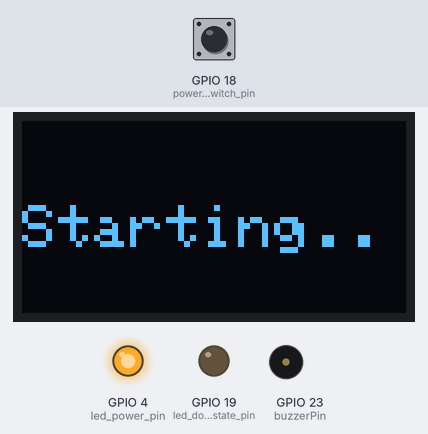
Simulated run of this sketch. Board: ESP32. On the bench: 128×64 one-colour display, output pins drawn as LEDs (lit = HIGH), buzzer (waves = sounding, pin HIGH). The test bench sets the inputs (shaded band); at power-on: GPIO 18 (power_switch_pin) HIGH. The OLED is the two-colour kind (top 16 rows yellow); WiFi joins after 1.5 s; servers stay silent unless stated; the display library's start-up logo is not drawn; what the sketch prints to the serial monitor is not drawn.

Above: at 4.2 s.
4.3 s: GPIO 18 (power_switch_pin) pulled LOW for 1 s
At 7.2 s:
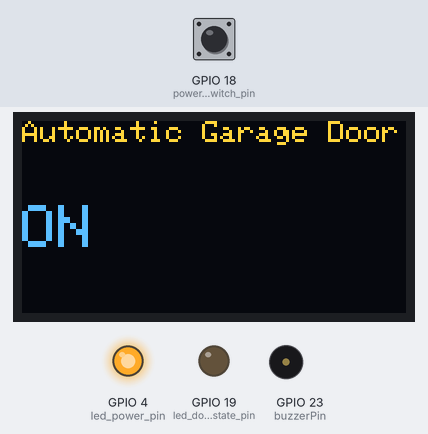
7.7 s: GPIO 18 (power_switch_pin) pulled LOW for 3.2 s
At 9.4 s:
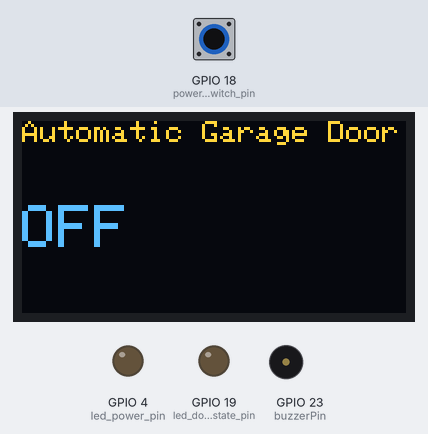
At 31.8 s:
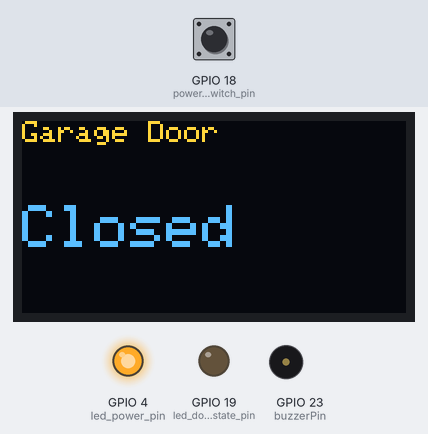
Timing chart, 0 to 32.1 s (numbered marks = the images above; inputs shaded):
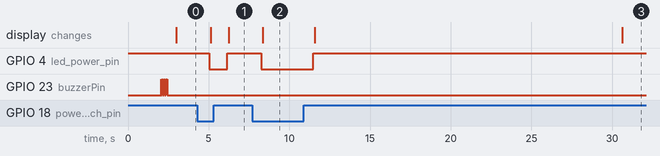

Measured:
- after the input at 4.3 s, GPIO 4 (led_power_pin): HIGH → LOW after 0.73 s, → HIGH 1.1 s later; the display: first changes after 0.81 s (image 1 shows a later state)
- after the input at 7.7 s, GPIO 4 (led_power_pin): HIGH → LOW after 0.56 s, → HIGH 3.2 s later; the display: changes after 0.65 s (image 2)

The sketch:

HomeDisplay2024.ino
```cpp
//MAC Address og home ctrl: bgracias@gmail.com

#include <SPI.h>
#include <Wire.h>
#include <Adafruit_GFX.h>
#include <Adafruit_SSD1306.h>
#include <WiFi.h>
#include <esp_now.h>
//#include "DHT.h"
#include <SimpleTimer.h>

#define DEFAULT_LED_MODE false
//#define DEFAULT_Temperature 0
//#define DEFAULT_Humidity 0
// Uncomment whatever type you're using!
//#define DHTTYPE DHT11   // DHT 11
#define SCREEN_WIDTH 128 // OLED display width, in pixels
#define SCREEN_HEIGHT 64 // OLED display height, in pixels


//static uint8_t DHTPIN = 5;
static uint8_t led_door_state_pin = 19;
static uint8_t led_power_pin = 4;
static uint8_t power_switch_pin =  18;
const int buzzerPin = 23;
// Define LED and pushbutton state booleans
bool powerState = true;
bool doorOpenState = false;
bool doorWarningState = false;
bool isOpenTimerDone=false;
bool isMultiFlag=false;
//bool wifi_connected = 0;
// Declaration for an SSD1306 display connected to I2C (SDA, SCL pins)
// The pins for I2C are defined by the Wire-library.
// On an arduino UNO:       A4(SDA), A5(SCL)
// On an arduino MEGA 2560: 20(SDA), 21(SCL)
// On an arduino LEONARDO:   2(SDA),  3(SCL), ...
#define OLED_RESET     -1 // Reset pin # (or -1 if sharing Arduino reset pin)
#define SCREEN_ADDRESS 0x3C ///< See datasheet for Address; 0x3D for 128x64, 0x3C for 128x32
//#define SCREEN_ADDRESS 0x3C
Adafruit_SSD1306 display(SCREEN_WIDTH, SCREEN_HEIGHT, &Wire, OLED_RESET);

//DHT dht(DHTPIN, DHT22);
//DHT dht(DHTPIN, DHTTYPE);
SimpleTimer checkTempTimer;
//SimpleTimer testTimer;
//SimpleTimer showOpenTimer;

void showMessage(String line1, String line2="")
{
  // Display Numbers
  display.clearDisplay();
  display.setTextColor(WHITE);

  if(line2!="")
  {
    //display.drawBitmap(90, 2, Alarm88, 8, 8, WHITE);
    display.setCursor(0,0);
    display.setTextSize(1);
    //display.setTextColor(SSD1306_INVERSE);
    display.println(line1);
    display.setCursor(0,28);
    display.setTextSize(2);
    display.println(line2);
  }
  else
  {
    display.setCursor(0,28);
    display.setTextSize(2);
    display.print(line1);
  }

  display.display();
  delay(30);
}

void Buzz(bool oneshot)
{
  int j=0;
  int jtimes=5;
  if(oneshot)
  {
    jtimes=1;
  }

  while(j++<jtimes)
  {
     int i=0;

    while(i++<10)
    {
      digitalWrite(buzzerPin,HIGH);
      delay(20);//wait for 1ms
      digitalWrite(buzzerPin,LOW);
      delay(20);//wait for 1ms
    }
    delay(500);
  }

}

//NOW code
void formatMacAddress(const uint8_t *macAddr, char *buffer, int maxLength)
// Formats MAC Address
{
  snprintf(buffer, maxLength, "%02x:%02x:%02x:%02x:%02x:%02x", macAddr[0], macAddr[1], macAddr[2], macAddr[3], macAddr[4], macAddr[5]);
}

void receiveCallback(const uint8_t *macAddr, const uint8_t *data, int dataLen)
// Called when data is received
{
  // Only allow a maximum of 250 characters in the message + a null terminating byte
  char buffer[ESP_NOW_MAX_DATA_LEN + 1];
  int msgLen = min(ESP_NOW_MAX_DATA_LEN, dataLen);
  strncpy(buffer, (const char *)data, msgLen);

  // Make sure we are null terminated
  buffer[msgLen] = 0;

  // Format the MAC address
  char macStr[18];
  formatMacAddress(macAddr, macStr, 18);

  // Send Debug log message to the serial port
  Serial.printf("Received message from: %s - %s\n", macStr, buffer);

  // Check switch status
  if (strcmp("on", buffer) == 0)
  {
    doorOpenState=true;
    broadcast("endFlash");
  }
  else if (strcmp("warn", buffer) == 0)
  {
    doorOpenState=true;
    doorWarningState = true;
    broadcast("startFlash");
  }
  else
  {
    broadcast("endFlash");
    doorOpenState=false;
    doorWarningState = false;
    digitalWrite(led_door_state_pin,LOW);
  }
  //digitalWrite(led_power_pin, ledPowerState);
  if (strcmp("FLOODING",buffer) == 0)
  {
    showMessage("Basement/AC", "Flooded");
    Buzz(true);
  }
}


void sentCallback(const uint8_t *macAddr, esp_now_send_status_t status)
// Called when data is sent
{
  char macStr[18];
  formatMacAddress(macAddr, macStr, 18);
  Serial.print("Last Packet Sent to: ");
  Serial.println(macStr);
  Serial.print("Last Packet Send Status: ");
  Serial.println(status == ESP_NOW_SEND_SUCCESS ? "Delivery Success" : "Delivery Fail");
}

void broadcast(const String &message)
// Emulates a broadcast
{
  Serial.println("Broadcasting ...");
  Serial.println(message);

  // Broadcast a message to every device in range
  uint8_t broadcastAddress[] = {0xFF, 0xFF, 0xFF, 0xFF, 0xFF, 0xFF};

  esp_now_peer_info_t peerInfo = {};
  memcpy(&peerInfo.peer_addr, broadcastAddress, 6);
  if (!esp_now_is_peer_exist(broadcastAddress))
  {
    esp_now_add_peer(&peerInfo);
  }
  // Send message
  esp_err_t result = esp_now_send(broadcastAddress, (const uint8_t *)message.c_str(), message.length());

  // Print results to serial monitor
  if (result == ESP_OK)
  {
    Serial.println("Broadcast message success");
  }
  else if (result == ESP_ERR_ESPNOW_NOT_INIT)
  {
    Serial.println("ESP-NOW not Init.");
  }
  else if (result == ESP_ERR_ESPNOW_ARG)
  {
    Serial.println("Invalid Argument");
  }
  else if (result == ESP_ERR_ESPNOW_INTERNAL)
  {
    Serial.println("Internal Error");
  }
  else if (result == ESP_ERR_ESPNOW_NO_MEM)
  {
    Serial.println("ESP_ERR_ESPNOW_NO_MEM");
  }
  else if (result == ESP_ERR_ESPNOW_NOT_FOUND)
  {
    Serial.println("Peer not found.");
  }
  else
  {
    Serial.println("Unknown error");
  }
}
//end Now code
void setup()
{
  Serial.begin(9600);
  pinMode(buzzerPin,OUTPUT);//initialize the buzzer pin as an output
  pinMode(led_power_pin, OUTPUT);
  digitalWrite(led_power_pin, HIGH);
  pinMode(led_door_state_pin, OUTPUT);
  digitalWrite(led_door_state_pin, LOW);
  pinMode(power_switch_pin, INPUT_PULLUP);
  //dht.begin();
 // SSD1306_SWITCHCAPVCC = generate display voltage from 3.3V internally
  if(!display.begin(SSD1306_SWITCHCAPVCC, SCREEN_ADDRESS)) {
    Serial.println("SSD1306 allocation failed");
    for(;;); // Don't proceed, loop forever
  }

  display.display();
  delay(2000); // Pause for 2 seconds

  // Clear the buffer
  display.clearDisplay();
  Buzz(true);
  showMessage("Starting..");
  WiFi.mode(WIFI_STA);
  Serial.println("ESP-NOW Broadcast Demo");

  // Print MAC address
  Serial.print("MAC Address: ");
  Serial.println(WiFi.macAddress());

  // Disconnect from WiFi
  WiFi.disconnect();

  // Initialize ESP-NOW
  if (esp_now_init() == ESP_OK)
  {
    Serial.println("ESP-NOW Init Success");
    esp_now_register_recv_cb(receiveCallback);
    esp_now_register_send_cb(sentCallback);
  }
  else
  {
    Serial.println("ESP-NOW Init Failed");
    delay(3000);
    ESP.restart();
  }

  checkTempTimer.setInterval(1000*30);
  //testTimer.setInterval(1000*40);
  //delay(5000);
}

void loop()
{
  byte switchState0 = digitalRead(power_switch_pin);  //read the state of the input pin (HIGH or LOW)
  if (switchState0 == LOW)  //if it is LOW then the switch is closed
  {

    if(isMultiFlag==false)
    {
      Serial.println("Switch is off"); //print a message
      //send message to door controller to stop monitoring
      isMultiFlag=true;
      broadcast("off");
      digitalWrite(led_power_pin, LOW);
      //Buzz(true);
    }
    showMessage("Automatic Garage Door","OFF");
  }
  else
  {
    if(isMultiFlag)
    {
      Serial.println("Switch is On"); //print a message
      //send message to door controller to stop monitoring
      isMultiFlag=false;
      broadcast("on");
      digitalWrite(led_power_pin, HIGH);
       showMessage("Automatic Garage Door","ON");
    }
  }
  if(doorOpenState && doorWarningState)
  {
    Serial.println("Warning and is Open"); //print a message

    //digitalWrite(led_door_state_pin, (millis() / 1000) % 2);
    int cnt=0;
    while(cnt++<10)
    {
      digitalWrite(led_door_state_pin, HIGH);
      showMessage("Backing Car?", "STOP");
      Buzz(true);
      drawfillcircle();

      digitalWrite(led_door_state_pin, LOW);

    }


  }
  else if(doorOpenState)
  {
     Serial.println("Open only"); //print a message
     doorWarningState=false;
     digitalWrite(led_door_state_pin, (millis() / 1000) % 2);
     if(switchState0 == LOW)
           showMessage("Garage Door","Disabled  (OPEN)");
     else
           showMessage("Garage Door","OPEN");

     //showOpenTimer.reset();
  }
  else
  {
    //Serial.println("Both state are false"); //print a message

    digitalWrite(led_door_state_pin,LOW);
  }

  if (checkTempTimer.isReady() && !doorOpenState) {
      /*Serial.println("Sending DHT Sensor Data");
      float hum = dht.readHumidity();
      float temp = dht.readTemperature(true);
      if (isnan(hum) || isnan(temp)) {
        Serial.println("Failed to read from DHT sensor!");
        showMessage("FAIL-T");
        checkTempTimer.reset();
        return;
      }
      Serial.print("Temperature: ");
      Serial.println(temp);
      Serial.print("Humidity: ");
      Serial.println(hum);
      */
      //showMessage("Temp:"+String(temp, 2),"Hum:"+String(hum, 2));

      if(doorOpenState)
      {
        Serial.println("Open");
        if(switchState0 == LOW)
           showMessage("Garage Door","Disabled  (Open)");
        else
           showMessage("Garage Door","Open");
      }
      else
      {
        Serial.println("Close");
        if(switchState0 == LOW)
           showMessage("Garage Door","Disabled  (Closed)");
        else
           showMessage("Garage Door","Closed");
      }
      //doorOpenState=doorOpenState==false?true:false;
      checkTempTimer.reset();
    }


//  if (testTimer.isReady() ) {
//     doorWarningState=doorWarningState==false?true:false;
//    doorOpenState=true;
//    Serial.print("TestTimer ready again with doorWarningState=");
//   Serial.println(doorWarningState);
//
//    testTimer.reset();
//    //isWarningTimerDone=false;
//  }
  delay(1000);
}

void drawfillcircle(void) {
  display.clearDisplay();

  for(int16_t i=max(display.width(),display.height())/2; i>0; i-=3) {
    // The INVERSE color is used so circles alternate white/black
    display.fillCircle(display.width() / 2, display.height() / 2, i, SSD1306_INVERSE);
    display.display(); // Update screen with each newly-drawn circle
    delay(1);
  }

  //delay(2000);
}
```
